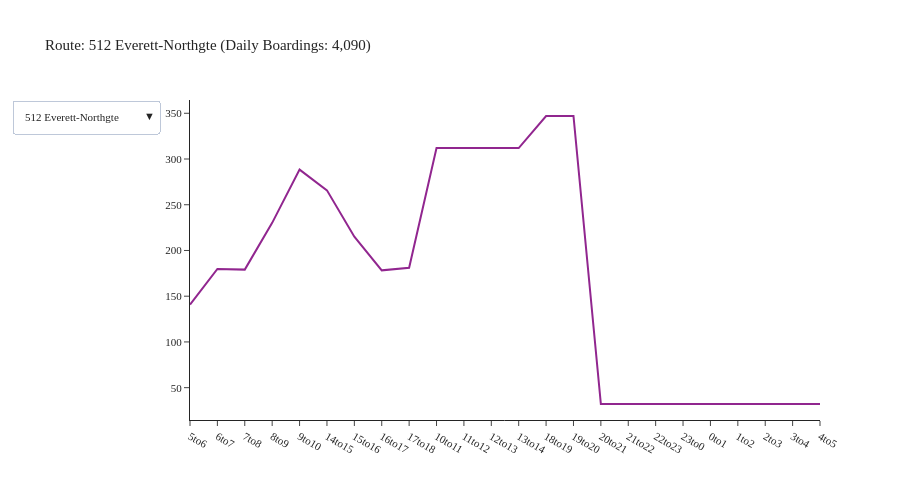

The cell this chart's notebook holds for it:
### Code cell
agency = 'Sound Transit'
df = df_transit_line[df_transit_line['agency'] == agency]
df = df.groupby(['tod', 'description']).agg({'boardings': 'sum'}).reset_index()
fig = create_tod_chart(df)
fig.show()

### Figure 1 — Plotly figure (JSON) as saved in the notebook; plotly's stock layout.template omitted (floating-point values rounded to 4 significant figures)
{"data": [{"mode": "lines", "name": "512 Everett-Northgte", "type": "scatter", "visible": true, "x": ["5to6", "6to7", "7to8", "8to9", "9to10", "14to15", "15to16", "16to17", "17to18", "10to11", "11to12", "12to13", "13to14", "18to19", "19to20", "20to21", "21to22", "22to23", "23to0", "0to1", "1to2", "2to3", "3to4", "4to5"], "y": [140.8, 179.7, 179.1, 230.2, 288.4, 265.7, 215.1, 178.3, 181.2, 311.9, 311.9, 311.9, 311.9, 347.0, 347.0, 32.14, 32.14, 32.14, 32.14, 32.14, 32.14, 32.14, 32.14, 32.14]}, {"mode": "lines", "name": "522 Woodinvl-Roosvlt", "type": "scatter", "visible": false, "x": ["5to6", "6to7", "7to8", "8to9", "9to10", "14to15", "15to16", "16to17", "17to18", "10to11", "11to12", "12to13", "13to14", "18to19", "19to20", "20to21", "21to22", "22to23", "23to0", "0to1", "1to2", "2to3", "3to4", "4to5"], "y": [163.5, 236.5, 309.6, 308.8, 325.0, 347.7, 423.7, 428.1, 327.1, 327.8, 327.8, 327.8, 327.8, 316.3, 316.3, 40.47, 40.47, 40.47, 40.47, 40.47, 40.47, 40.47, 40.47, 40.47]}, {"mode": "lines", "name": "535 Lynnwood-Bllvue", "type": "scatter", "visible": false, "x": ["5to6", "6to7", "7to8", "8to9", "9to10", "14to15", "15to16", "16to17", "17to18", "10to11", "11to12", "12to13", "13to14", "18to19", "19to20", "20to21", "21to22", "22to23", "23to0", "0to1", "1to2", "2to3", "3to4", "4to5"], "y": [41.91, 62.44, 115.3, 140.4, 117.7, 110.0, 139.4, 116.9, 123.3, 122.5, 122.5, 122.5, 122.5, 61.3, 61.3, 3.574, 3.574, 3.574, 3.574, 3.574, 3.574, 3.574, 3.574, 3.574]}, {"mode": "lines", "name": "542 Redmond-U Dist", "type": "scatter", "visible": false, "x": ["5to6", "6to7", "7to8", "8to9", "9to10", "14to15", "15to16", "16to17", "17to18", "10to11", "11to12", "12to13", "13to14", "18to19", "19to20", "20to21", "21to22", "22to23", "23to0", "0to1", "1to2", "2to3", "3to4", "4to5"], "y": [13.77, 47.37, 61.41, 102.2, 61.35, 88.43, 47.3, 62.07, 77.63, 58.19, 58.19, 58.19, 58.19, 44.44, 44.44, 7.198, 7.198, 7.198, 7.198, 7.198, 7.198, 7.198, 7.198, 7.198]}, {"mode": "lines", "name": "545 Redmond-Seattle", "type": "scatter", "visible": false, "x": ["5to6", "6to7", "7to8", "8to9", "9to10", "14to15", "15to16", "16to17", "17to18", "10to11", "11to12", "12to13", "13to14", "18to19", "19to20", "20to21", "21to22", "22to23", "23to0", "0to1", "1to2", "2to3", "3to4", "4to5"], "y": [281.3, 457.0, 490.3, 417.5, 340.8, 330.1, 428.0, 504.6, 459.6, 334.0, 334.0, 334.0, 334.0, 304.4, 304.4, 22.47, 22.47, 22.47, 22.47, 22.47, 22.47, 22.47, 22.47, 22.47]}, {"mode": "lines", "name": "550 Bellevue-Seattle", "type": "scatter", "visible": false, "x": ["5to6", "6to7", "7to8", "8to9", "9to10", "14to15", "15to16", "16to17", "17to18", "10to11", "11to12", "12to13", "13to14", "18to19", "19to20", "20to21", "21to22", "22to23", "23to0", "0to1", "1to2", "2to3", "3to4", "4to5"], "y": [212.7, 263.8, 466.4, 454.7, 407.9, 357.7, 458.4, 551.9, 574.6, 404.7, 404.7, 404.7, 404.7, 365.5, 365.5, 65.3, 65.3, 65.3, 65.3, 65.3, 65.3, 65.3, 65.3, 65.3]}, {"mode": "lines", "name": "554 Issaquah-Seattle", "type": "scatter", "visible": false, "x": ["5to6", "6to7", "7to8", "8to9", "9to10", "14to15", "15to16", "16to17", "17to18", "10to11", "11to12", "12to13", "13to14", "18to19", "19to20", "20to21", "21to22", "22to23", "23to0", "0to1", "1to2", "2to3", "3to4", "4to5"], "y": [123.2, 268.6, 232.7, 282.9, 326.3, 290.6, 292.7, 175.9, 184.3, 311.5, 311.5, 311.5, 311.5, 231.9, 231.9, 32.56, 32.56, 32.56, 32.56, 32.56, 32.56, 32.56, 32.56, 32.56]}, {"mode": "lines", "name": "560 W Sea-Bellevue", "type": "scatter", "visible": false, "x": ["5to6", "6to7", "7to8", "8to9", "9to10", "14to15", "15to16", "16to17", "17to18", "10to11", "11to12", "12to13", "13to14", "18to19", "19to20", "20to21", "21to22", "22to23", "23to0", "0to1", "1to2", "2to3", "3to4", "4to5"], "y": [73.47, 118.3, 109.6, 131.8, 98.84, 110.6, 111.7, 128.3, 117.8, 179.7, 179.7, 179.7, 179.7, 77.94, 77.94, 4.205, 4.205, 4.205, 4.205, 4.205, 4.205, 4.205, 4.205, 4.205]}, {"mode": "lines", "name": "566 Auburn-Redmond", "type": "scatter", "visible": false, "x": ["5to6", "6to7", "7to8", "8to9", "9to10", "14to15", "15to16", "16to17", "17to18", "10to11", "11to12", "12to13", "13to14", "18to19", "19to20"], "y": [119.4, 132.4, 85.66, 70.22, 47.7, 54.29, 74.82, 21.06, 67.9, 2.944, 2.944, 2.944, 2.944, 22.72, 22.72]}, {"mode": "lines", "name": "574 Lakewood-SeaTac", "type": "scatter", "visible": false, "x": ["5to6", "6to7", "7to8", "8to9", "9to10", "14to15", "15to16", "16to17", "17to18", "10to11", "11to12", "12to13", "13to14", "18to19", "19to20", "20to21", "21to22", "22to23", "23to0", "0to1", "1to2", "2to3", "3to4", "4to5"], "y": [156.1, 186.2, 119.6, 144.0, 135.6, 139.6, 165.9, 121.3, 141.5, 121.3, 121.3, 121.3, 121.3, 192.8, 192.8, 4.901, 4.901, 4.901, 4.901, 4.901, 4.901, 4.901, 4.901, 4.901]}, {"mode": "lines", "name": "577 Fed Way-Seattle", "type": "scatter", "visible": false, "x": ["5to6", "6to7", "7to8", "8to9", "14to15", "15to16", "16to17", "17to18", "10to11", "11to12", "12to13", "13to14"], "y": [107.4, 205.1, 150.9, 39.01, 75.71, 90.57, 111.2, 34.57, 34.4, 34.4, 34.4, 34.4]}, {"mode": "lines", "name": "578 Seattle-Puyallup", "type": "scatter", "visible": false, "x": ["5to6", "6to7", "7to8", "8to9", "9to10", "14to15", "15to16", "16to17", "17to18", "10to11", "11to12", "12to13", "13to14", "18to19", "19to20", "20to21", "21to22", "22to23", "23to0", "0to1", "1to2", "2to3", "3to4", "4to5"], "y": [47.22, 65.97, 177.6, 211.1, 166.4, 196.6, 191.6, 141.1, 180.9, 232.0, 232.0, 232.0, 232.0, 249.9, 249.9, 25.15, 25.15, 25.15, 25.15, 25.15, 25.15, 25.15, 25.15, 25.15]}, {"mode": "lines", "name": "594 Lakewood-Seattle", "type": "scatter", "visible": false, "x": ["5to6", "6to7", "7to8", "8to9", "9to10", "14to15", "15to16", "16to17", "17to18", "10to11", "11to12", "12to13", "13to14", "18to19", "19to20", "20to21", "21to22", "22to23", "23to0", "0to1", "1to2", "2to3", "3to4", "4to5"], "y": [43.68, 48.44, 34.9, 109.6, 108.8, 143.5, 102.6, 106.3, 56.26, 161.3, 161.3, 161.3, 161.3, 154.2, 154.2, 36.9, 36.9, 36.9, 36.9, 36.9, 36.9, 36.9, 36.9, 36.9]}, {"mode": "lines", "name": "Commutr Rail Tac-Sea", "type": "scatter", "visible": false, "x": ["5to6", "6to7", "7to8", "14to15", "15to16", "16to17", "17to18", "10to11", "11to12", "12to13", "13to14", "18to19", "19to20"], "y": [895.0, 966.8, 450.8, 213.2, 941.2, 1588.0, 1281.0, 117.4, 117.4, 117.4, 117.4, 121.9, 121.9]}, {"mode": "lines", "name": "Light Rail Ang Lk-NG", "type": "scatter", "visible": false, "x": ["5to6", "6to7", "7to8", "8to9", "9to10", "14to15", "15to16", "16to17", "17to18", "10to11", "11to12", "12to13", "13to14", "18to19", "19to20", "20to21", "21to22", "22to23", "23to0", "0to1", "1to2", "2to3", "3to4", "4to5"], "y": [2024.0, 4750.0, 6966.0, 6579.0, 4540.0, 4676.0, 6324.0, 7010.0, 7640.0, 4578.0, 4578.0, 4578.0, 4578.0, 5455.0, 5455.0, 579.0, 579.0, 579.0, 579.0, 579.0, 579.0, 579.0, 579.0, 579.0]}, {"mode": "lines", "name": "Light Rail Tacoma", "type": "scatter", "visible": false, "x": ["5to6", "6to7", "7to8", "8to9", "9to10", "14to15", "15to16", "16to17", "17to18", "10to11", "11to12", "12to13", "13to14", "18to19", "19to20", "20to21", "21to22", "22to23", "23to0", "0to1", "1to2", "2to3", "3to4", "4to5"], "y": [18.38, 60.87, 138.0, 161.0, 136.1, 109.6, 138.6, 170.9, 172.1, 144.6, 144.6, 144.6, 144.6, 165.8, 165.8, 19.33, 19.33, 19.33, 19.33, 19.33, 19.33, 19.33, 19.33, 19.33]}, {"mode": "lines", "name": "510 Everett-Seattle", "type": "scatter", "visible": false, "x": ["5to6", "6to7", "7to8", "8to9", "14to15", "15to16", "16to17", "17to18", "18to19", "19to20"], "y": [47.25, 56.58, 58.04, 46.07, 37.27, 79.29, 89.19, 84.97, 25.65, 25.65]}, {"mode": "lines", "name": "532 Everett-Bellevue", "type": "scatter", "visible": false, "x": ["5to6", "6to7", "7to8", "14to15", "15to16", "16to17", "17to18", "18to19", "19to20"], "y": [39.6, 66.64, 30.19, 25.5, 32.29, 45.18, 37.15, 5.891, 5.891]}, {"mode": "lines", "name": "590 Tacoma-Seattle", "type": "scatter", "visible": false, "x": ["5to6", "6to7", "7to8", "8to9", "14to15", "15to16", "16to17", "17to18", "18to19", "19to20"], "y": [158.6, 236.6, 257.5, 88.11, 62.2, 137.4, 144.7, 122.2, 40.71, 40.71]}, {"mode": "lines", "name": "592 DuPont-Seattle", "type": "scatter", "visible": false, "x": ["5to6", "6to7", "7to8", "14to15", "15to16", "16to17", "17to18", "18to19", "19to20"], "y": [22.25, 14.66, 22.48, 24.04, 37.14, 28.63, 39.37, 7.165, 7.165]}, {"mode": "lines", "name": "513 Seaway-Northgate", "type": "scatter", "visible": false, "x": ["5to6", "6to7", "7to8", "8to9", "15to16", "16to17", "17to18", "18to19", "19to20"], "y": [25.54, 43.15, 14.13, 25.44, 32.16, 31.17, 37.21, 77.78, 77.78]}, {"mode": "lines", "name": "556 Issaquah-U Dist", "type": "scatter", "visible": false, "x": ["5to6", "6to7", "7to8", "8to9", "9to10", "15to16", "16to17", "17to18", "18to19", "19to20"], "y": [46.95, 29.6, 26.13, 31.9, 16.71, 54.6, 28.91, 39.26, 8.979, 8.979]}, {"mode": "lines", "name": "586 Tacoma-U Dist", "type": "scatter", "visible": false, "x": ["5to6", "6to7", "7to8", "8to9", "15to16", "16to17", "17to18", "18to19", "19to20"], "y": [15.16, 37.38, 22.67, 14.33, 31.73, 6.741, 7.81, 2.93, 2.93]}, {"mode": "lines", "name": "595 Gig Hrbr-Seattle", "type": "scatter", "visible": false, "x": ["5to6", "6to7", "15to16", "16to17", "17to18"], "y": [81.72, 22.8, 37.08, 34.38, 37.8]}, {"mode": "lines", "name": "596 Sumner-Bonney Lk", "type": "scatter", "visible": false, "x": ["5to6", "6to7", "7to8", "15to16", "16to17", "17to18", "18to19", "19to20"], "y": [7.2, 8.1, 11.3, 12.3, 9.2, 3.2, 1.441, 1.441]}, {"mode": "lines", "name": "Commutr Rail Evt-Sea", "type": "scatter", "visible": false, "x": ["6to7", "7to8", "16to17", "17to18"], "y": [0.0, 0.0, 3.307, 3.407]}, {"mode": "lines", "name": "580 So Hill-Puyallup", "type": "scatter", "visible": false, "x": ["5to6", "6to7", "17to18", "18to19", "19to20"], "y": [0.5844, 1.013, 0.3463, 0.4156, 0.4156]}], "layout": {"font": {"size": 11}, "height": 500, "title": {"text": "Route: 512 Everett-Northgte (Daily Boardings: 4,090)"}, "updatemenus": [{"buttons": [{"args": [{"visible": [true, false, false, false, false, false, false, false, false, false, false, false, false, false, false, false, false, false, false, false, false, false, false, false, false, false, false]}, {"title": "Route: 512 Everett-Northgte (Daily Boardings: 4,090)"}], "label": "512 Everett-Northgte", "method": "update"}, {"args": [{"visible": [false, true, false, false, false, false, false, false, false, false, false, false, false, false, false, false, false, false, false, false, false, false, false, false, false, false, false]}, {"title": "Route: 522 Woodinvl-Roosvlt (Daily Boardings: 5,178)"}], "label": "522 Woodinvl-Roosvlt", "method": "update"}, {"args": [{"visible": [false, false, true, false, false, false, false, false, false, false, false, false, false, false, false, false, false, false, false, false, false, false, false, false, false, false, false]}, {"title": "Route: 535 Lynnwood-Bllvue (Daily Boardings: 1,612)"}], "label": "535 Lynnwood-Bllvue", "method": "update"}, {"args": [{"visible": [false, false, false, true, false, false, false, false, false, false, false, false, false, false, false, false, false, false, false, false, false, false, false, false, false, false, false]}, {"title": "Route: 542 Redmond-U Dist (Daily Boardings: 948)"}], "label": "542 Redmond-U Dist", "method": "update"}, {"args": [{"visible": [false, false, false, false, true, false, false, false, false, false, false, false, false, false, false, false, false, false, false, false, false, false, false, false, false, false, false]}, {"title": "Route: 545 Redmond-Seattle (Daily Boardings: 5,856)"}], "label": "545 Redmond-Seattle", "method": "update"}, {"args": [{"visible": [false, false, false, false, false, true, false, false, false, false, false, false, false, false, false, false, false, false, false, false, false, false, false, false, false, false, false]}, {"title": "Route: 550 Bellevue-Seattle (Daily Boardings: 6,686)"}], "label": "550 Bellevue-Seattle", "method": "update"}, {"args": [{"visible": [false, false, false, false, false, false, true, false, false, false, false, false, false, false, false, false, false, false, false, false, false, false, false, false, false, false, false]}, {"title": "Route: 554 Issaquah-Seattle (Daily Boardings: 4,180)"}], "label": "554 Issaquah-Seattle", "method": "update"}, {"args": [{"visible": [false, false, false, false, false, false, false, true, false, false, false, false, false, false, false, false, false, false, false, false, false, false, false, false, false, false, false]}, {"title": "Route: 560 W Sea-Bellevue (Daily Boardings: 1,913)"}], "label": "560 W Sea-Bellevue", "method": "update"}, {"args": [{"visible": [false, false, false, false, false, false, false, false, true, false, false, false, false, false, false, false, false, false, false, false, false, false, false, false, false, false, false]}, {"title": "Route: 566 Auburn-Redmond (Daily Boardings: 731)"}], "label": "566 Auburn-Redmond", "method": "update"}, {"args": [{"visible": [false, false, false, false, false, false, false, false, false, true, false, false, false, false, false, false, false, false, false, false, false, false, false, false, false, false, false]}, {"title": "Route: 574 Lakewood-SeaTac (Daily Boardings: 2,225)"}], "label": "574 Lakewood-SeaTac", "method": "update"}, {"args": [{"visible": [false, false, false, false, false, false, false, false, false, false, true, false, false, false, false, false, false, false, false, false, false, false, false, false, false, false, false]}, {"title": "Route: 577 Fed Way-Seattle (Daily Boardings: 952)"}], "label": "577 Fed Way-Seattle", "method": "update"}, {"args": [{"visible": [false, false, false, false, false, false, false, false, false, false, false, true, false, false, false, false, false, false, false, false, false, false, false, false, false, false, false]}, {"title": "Route: 578 Seattle-Puyallup (Daily Boardings: 3,033)"}], "label": "578 Seattle-Puyallup", "method": "update"}, {"args": [{"visible": [false, false, false, false, false, false, false, false, false, false, false, false, true, false, false, false, false, false, false, false, false, false, false, false, false, false, false]}, {"title": "Route: 594 Lakewood-Seattle (Daily Boardings: 2,040)"}], "label": "594 Lakewood-Seattle", "method": "update"}, {"args": [{"visible": [false, false, false, false, false, false, false, false, false, false, false, false, false, true, false, false, false, false, false, false, false, false, false, false, false, false, false]}, {"title": "Route: Commutr Rail Tac-Sea (Daily Boardings: 7,049)"}], "label": "Commutr Rail Tac-Sea", "method": "update"}, {"args": [{"visible": [false, false, false, false, false, false, false, false, false, false, false, false, false, false, true, false, false, false, false, false, false, false, false, false, false, false, false]}, {"title": "Route: Light Rail Ang Lk-NG (Daily Boardings: 84,937)"}], "label": "Light Rail Ang Lk-NG", "method": "update"}, {"args": [{"visible": [false, false, false, false, false, false, false, false, false, false, false, false, false, false, false, true, false, false, false, false, false, false, false, false, false, false, false]}, {"title": "Route: Light Rail Tacoma (Daily Boardings: 2,189)"}], "label": "Light Rail Tacoma", "method": "update"}, {"args": [{"visible": [false, false, false, false, false, false, false, false, false, false, false, false, false, false, false, false, true, false, false, false, false, false, false, false, false, false, false]}, {"title": "Route: 510 Everett-Seattle (Daily Boardings: 550)"}], "label": "510 Everett-Seattle", "method": "update"}, {"args": [{"visible": [false, false, false, false, false, false, false, false, false, false, false, false, false, false, false, false, false, true, false, false, false, false, false, false, false, false, false]}, {"title": "Route: 532 Everett-Bellevue (Daily Boardings: 288)"}], "label": "532 Everett-Bellevue", "method": "update"}, {"args": [{"visible": [false, false, false, false, false, false, false, false, false, false, false, false, false, false, false, false, false, false, true, false, false, false, false, false, false, false, false]}, {"title": "Route: 590 Tacoma-Seattle (Daily Boardings: 1,289)"}], "label": "590 Tacoma-Seattle", "method": "update"}, {"args": [{"visible": [false, false, false, false, false, false, false, false, false, false, false, false, false, false, false, false, false, false, false, true, false, false, false, false, false, false, false]}, {"title": "Route: 592 DuPont-Seattle (Daily Boardings: 203)"}], "label": "592 DuPont-Seattle", "method": "update"}, {"args": [{"visible": [false, false, false, false, false, false, false, false, false, false, false, false, false, false, false, false, false, false, false, false, true, false, false, false, false, false, false]}, {"title": "Route: 513 Seaway-Northgate (Daily Boardings: 364)"}], "label": "513 Seaway-Northgate", "method": "update"}, {"args": [{"visible": [false, false, false, false, false, false, false, false, false, false, false, false, false, false, false, false, false, false, false, false, false, true, false, false, false, false, false]}, {"title": "Route: 556 Issaquah-U Dist (Daily Boardings: 292)"}], "label": "556 Issaquah-U Dist", "method": "update"}, {"args": [{"visible": [false, false, false, false, false, false, false, false, false, false, false, false, false, false, false, false, false, false, false, false, false, false, true, false, false, false, false]}, {"title": "Route: 586 Tacoma-U Dist (Daily Boardings: 142)"}], "label": "586 Tacoma-U Dist", "method": "update"}, {"args": [{"visible": [false, false, false, false, false, false, false, false, false, false, false, false, false, false, false, false, false, false, false, false, false, false, false, true, false, false, false]}, {"title": "Route: 595 Gig Hrbr-Seattle (Daily Boardings: 214)"}], "label": "595 Gig Hrbr-Seattle", "method": "update"}, {"args": [{"visible": [false, false, false, false, false, false, false, false, false, false, false, false, false, false, false, false, false, false, false, false, false, false, false, false, true, false, false]}, {"title": "Route: 596 Sumner-Bonney Lk (Daily Boardings: 54)"}], "label": "596 Sumner-Bonney Lk", "method": "update"}, {"args": [{"visible": [false, false, false, false, false, false, false, false, false, false, false, false, false, false, false, false, false, false, false, false, false, false, false, false, false, true, false]}, {"title": "Route: Commutr Rail Evt-Sea (Daily Boardings: 7)"}], "label": "Commutr Rail Evt-Sea", "method": "update"}, {"args": [{"visible": [false, false, false, false, false, false, false, false, false, false, false, false, false, false, false, false, false, false, false, false, false, false, false, false, false, false, true]}, {"title": "Route: 580 So Hill-Puyallup (Daily Boardings: 3)"}], "label": "580 So Hill-Puyallup", "method": "update"}], "direction": "down", "showactive": true}], "width": 900, "yaxis": {"tickformat": ".00f"}}}
